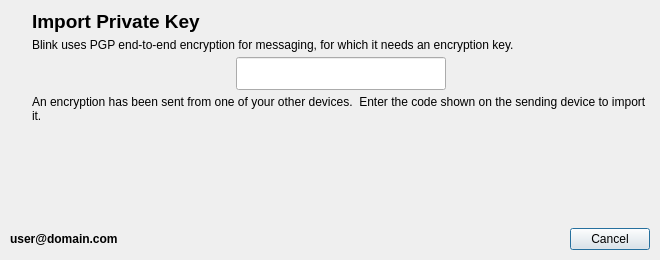
<?xml version="1.0" encoding="UTF-8"?>
<ui version="4.0">
 <class>import_key_dialog</class>
 <widget class="QDialog" name="import_key_dialog">
  <property name="geometry">
   <rect>
    <x>0</x>
    <y>0</y>
    <width>660</width>
    <height>260</height>
   </rect>
  </property>
  <property name="minimumSize">
   <size>
    <width>660</width>
    <height>260</height>
   </size>
  </property>
  <property name="maximumSize">
   <size>
    <width>660</width>
    <height>260</height>
   </size>
  </property>
  <property name="windowTitle">
   <string>Import Private Key</string>
  </property>
  <property name="windowIcon">
   <iconset>
    <normaloff>icons/blink48.png</normaloff>icons/blink48.png</iconset>
  </property>
  <layout class="QGridLayout" name="gridLayout">
   <property name="leftMargin">
    <number>10</number>
   </property>
   <property name="topMargin">
    <number>10</number>
   </property>
   <property name="rightMargin">
    <number>10</number>
   </property>
   <property name="bottomMargin">
    <number>10</number>
   </property>
   <property name="spacing">
    <number>5</number>
   </property>
   <item row="0" column="0">
    <layout class="QVBoxLayout" name="verticalLayout">
     <property name="leftMargin">
      <number>5</number>
     </property>
     <property name="rightMargin">
      <number>5</number>
     </property>
     <item>
      <widget class="QLabel" name="label_4">
       <property name="text">
        <string/>
       </property>
       <property name="pixmap">
        <pixmap>icons/work/lock.svg</pixmap>
       </property>
       <property name="margin">
        <number>10</number>
       </property>
      </widget>
     </item>
    </layout>
   </item>
   <item row="0" column="1">
    <layout class="QVBoxLayout" name="verticalLayout_2">
     <item>
      <widget class="QLabel" name="label">
       <property name="font">
        <font>
         <pointsize>14</pointsize>
         <weight>75</weight>
         <bold>true</bold>
        </font>
       </property>
       <property name="text">
        <string>Import Private Key</string>
       </property>
      </widget>
     </item>
     <item>
      <widget class="QLabel" name="label_2">
       <property name="text">
        <string>Blink uses PGP end-to-end encryption for messaging, for which it needs an encryption key.</string>
       </property>
       <property name="wordWrap">
        <bool>true</bool>
       </property>
      </widget>
     </item>
     <item>
      <layout class="QHBoxLayout" name="horizontalLayout_2">
       <item>
        <spacer name="horizontalSpacer">
         <property name="orientation">
          <enum>Qt::Horizontal</enum>
         </property>
         <property name="sizeHint" stdset="0">
          <size>
           <width>40</width>
           <height>20</height>
          </size>
         </property>
        </spacer>
       </item>
       <item>
        <widget class="QLineEdit" name="pin_code_input">
         <property name="sizePolicy">
          <sizepolicy hsizetype="Expanding" vsizetype="Fixed">
           <horstretch>0</horstretch>
           <verstretch>0</verstretch>
          </sizepolicy>
         </property>
         <property name="baseSize">
          <size>
           <width>0</width>
           <height>0</height>
          </size>
         </property>
         <property name="font">
          <font>
           <pointsize>16</pointsize>
           <weight>75</weight>
           <bold>true</bold>
          </font>
         </property>
         <property name="autoFillBackground">
          <bool>false</bool>
         </property>
         <property name="inputMethodHints">
          <set>Qt::ImhDigitsOnly|Qt::ImhNoPredictiveText|Qt::ImhPreferNumbers</set>
         </property>
         <property name="maxLength">
          <number>6</number>
         </property>
         <property name="frame">
          <bool>true</bool>
         </property>
         <property name="alignment">
          <set>Qt::AlignCenter</set>
         </property>
        </widget>
       </item>
       <item>
        <spacer name="horizontalSpacer_2">
         <property name="orientation">
          <enum>Qt::Horizontal</enum>
         </property>
         <property name="sizeHint" stdset="0">
          <size>
           <width>40</width>
           <height>20</height>
          </size>
         </property>
        </spacer>
       </item>
      </layout>
     </item>
     <item>
      <widget class="QLabel" name="label_3">
       <property name="font">
        <font>
         <kerning>true</kerning>
        </font>
       </property>
       <property name="text">
        <string>An encryption has been sent from one of your other devices.  Enter the code shown on the sending device to import it.</string>
       </property>
       <property name="scaledContents">
        <bool>false</bool>
       </property>
       <property name="wordWrap">
        <bool>true</bool>
       </property>
      </widget>
     </item>
     <item>
      <spacer name="verticalSpacer">
       <property name="orientation">
        <enum>Qt::Vertical</enum>
       </property>
       <property name="sizeHint" stdset="0">
        <size>
         <width>20</width>
         <height>40</height>
        </size>
       </property>
      </spacer>
     </item>
    </layout>
   </item>
   <item row="1" column="0" colspan="2">
    <layout class="QHBoxLayout" name="horizontalLayout_3">
     <item>
      <widget class="QLabel" name="account_value_label">
       <property name="font">
        <font>
         <weight>75</weight>
         <bold>true</bold>
        </font>
       </property>
       <property name="acceptDrops">
        <bool>false</bool>
       </property>
       <property name="autoFillBackground">
        <bool>false</bool>
       </property>
       <property name="frameShape">
        <enum>QFrame::NoFrame</enum>
       </property>
       <property name="text">
        <string notr="true">user@domain.com</string>
       </property>
      </widget>
     </item>
     <item>
      <widget class="QDialogButtonBox" name="dialog_button_box">
       <property name="orientation">
        <enum>Qt::Horizontal</enum>
       </property>
       <property name="standardButtons">
        <set>QDialogButtonBox::Cancel</set>
       </property>
       <property name="centerButtons">
        <bool>false</bool>
       </property>
      </widget>
     </item>
    </layout>
   </item>
  </layout>
 </widget>
 <resources/>
 <connections>
  <connection>
   <sender>dialog_button_box</sender>
   <signal>rejected()</signal>
   <receiver>import_key_dialog</receiver>
   <slot>reject()</slot>
   <hints>
    <hint type="sourcelabel">
     <x>402</x>
     <y>229</y>
    </hint>
    <hint type="destinationlabel">
     <x>329</x>
     <y>129</y>
    </hint>
   </hints>
  </connection>
  <connection>
   <sender>dialog_button_box</sender>
   <signal>accepted()</signal>
   <receiver>import_key_dialog</receiver>
   <slot>accept()</slot>
   <hints>
    <hint type="sourcelabel">
     <x>402</x>
     <y>229</y>
    </hint>
    <hint type="destinationlabel">
     <x>329</x>
     <y>129</y>
    </hint>
   </hints>
  </connection>
 </connections>
</ui>
